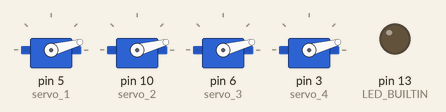
This sketch was run on a simulated Arduino Uno, built with avr-gcc and run on an emulated ATmega328P. On the bench: 4 × servo, output pins drawn as LEDs (lit = HIGH).

Above: at 0.1 s.
At 1.0 s:
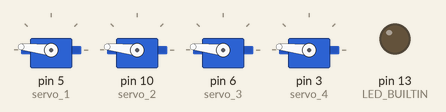
At 2.2 s:
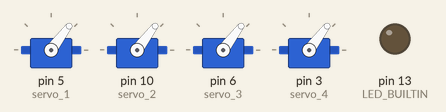
At 3.1 s:
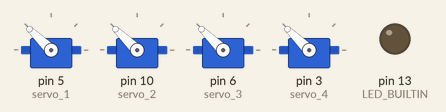
At 3.9 s:
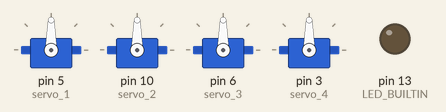
Timing chart, 0 to 5.4 s (numbered marks = the images above):
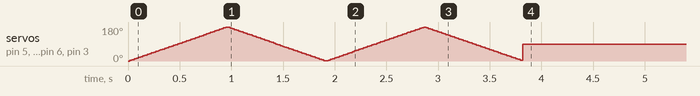

The sketch:

servo_control.ino
```cpp
// C++ code
//
#include <Servo.h>

Servo servo_1;
Servo servo_2;
Servo servo_3;
Servo servo_4;

void setup()
{
  servo_1.attach(5, 500, 2500);
  servo_2.attach(10, 500, 2500);
  servo_3.attach(6, 500, 2500);
  servo_4.attach(3, 500, 2500);
  pinMode(LED_BUILTIN, OUTPUT);


  // Sweep for approximately 2 seconds
  for (int i = 0; i < 2; i++) {
    for (int pos = 0; pos <= 180; pos++) {
      servo_1.write(pos);
      servo_2.write(pos);
      servo_3.write(pos);
      servo_4.write(pos);
      delay(5);
    }
     for (int pos = 180; pos >= 0; pos--) {
      servo_1.write(pos);
      servo_2.write(pos);
      servo_3.write(pos);
      servo_4.write(pos);
      delay(5);
    }
  }

  // After sweeping, hold all motors at 90 degrees
  servo_1.write(90);
  servo_2.write(90);
  servo_3.write(90);
  servo_4.write(90);
}

void loop()
{
  // motors stay locked at 90 degrees
}
```
